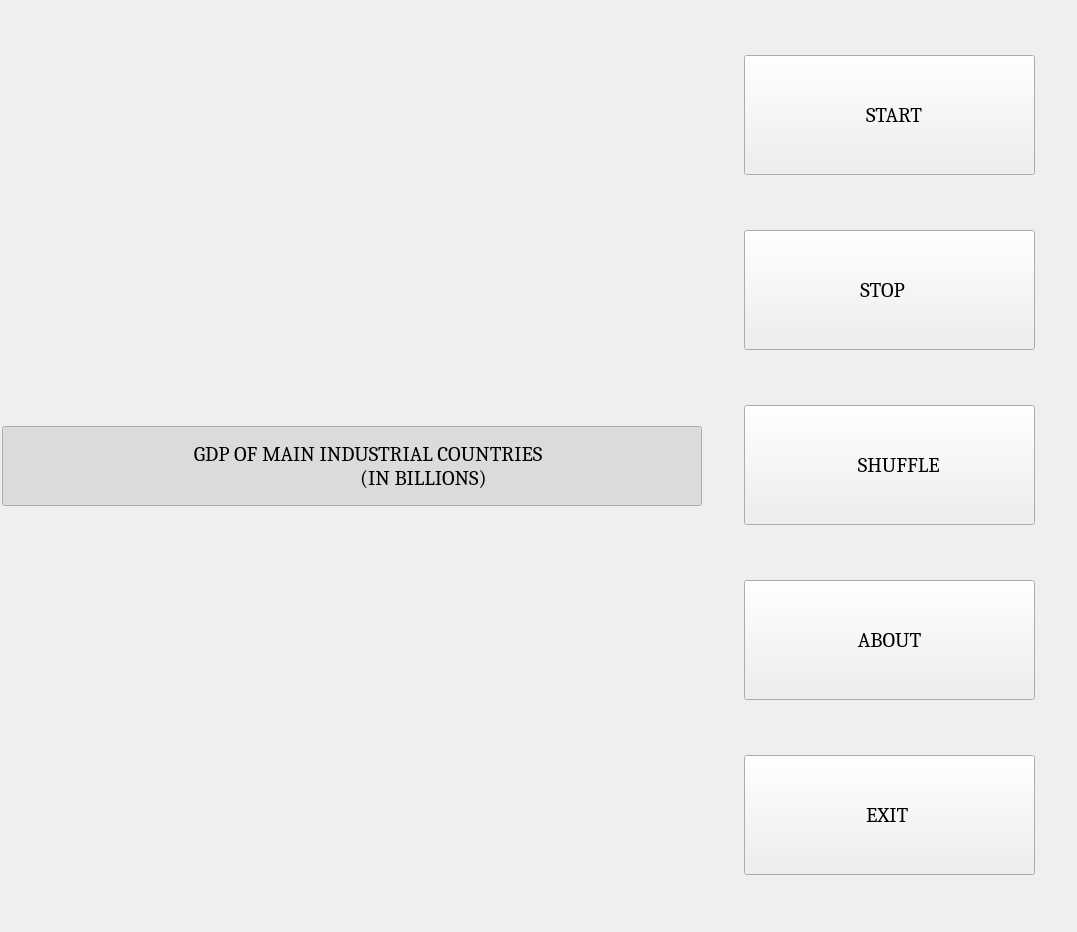
<?xml version="1.0" encoding="UTF-8"?>
<ui version="4.0">
 <class>MainWidget</class>
 <widget class="QMainWindow" name="MainWidget">
  <property name="geometry">
   <rect>
    <x>0</x>
    <y>0</y>
    <width>1077</width>
    <height>932</height>
   </rect>
  </property>
  <property name="windowTitle">
   <string>Bubble Sort Demo...</string>
  </property>
  <widget class="QWidget" name="centralwidget">
   <property name="sizePolicy">
    <sizepolicy hsizetype="Expanding" vsizetype="Expanding">
     <horstretch>0</horstretch>
     <verstretch>0</verstretch>
    </sizepolicy>
   </property>
   <layout class="QHBoxLayout" name="horizontalLayout">
    <property name="spacing">
     <number>2</number>
    </property>
    <property name="leftMargin">
     <number>2</number>
    </property>
    <property name="topMargin">
     <number>2</number>
    </property>
    <property name="rightMargin">
     <number>2</number>
    </property>
    <property name="bottomMargin">
     <number>2</number>
    </property>
    <item>
     <layout class="QVBoxLayout" name="verticalLayout_3">
      <property name="spacing">
       <number>0</number>
      </property>
      <property name="sizeConstraint">
       <enum>QLayout::SetMaximumSize</enum>
      </property>
      <item>
       <widget class="QToolButton" name="tbTitle">
        <property name="enabled">
         <bool>true</bool>
        </property>
        <property name="sizePolicy">
         <sizepolicy hsizetype="MinimumExpanding" vsizetype="Fixed">
          <horstretch>0</horstretch>
          <verstretch>0</verstretch>
         </sizepolicy>
        </property>
        <property name="minimumSize">
         <size>
          <width>700</width>
          <height>80</height>
         </size>
        </property>
        <property name="font">
         <font>
          <family>Cambria</family>
          <pointsize>16</pointsize>
         </font>
        </property>
        <property name="text">
         <string>       GDP OF MAIN INDUSTRIAL COUNTRIES
                               (IN BILLIONS)</string>
        </property>
        <property name="icon">
         <iconset>
          <normalon>:/Images/img/globe.png</normalon>
         </iconset>
        </property>
        <property name="iconSize">
         <size>
          <width>64</width>
          <height>64</height>
         </size>
        </property>
        <property name="checkable">
         <bool>true</bool>
        </property>
        <property name="checked">
         <bool>true</bool>
        </property>
        <property name="toolButtonStyle">
         <enum>Qt::ToolButtonTextBesideIcon</enum>
        </property>
       </widget>
      </item>
      <item>
       <layout class="QVBoxLayout" name="verticalLayoutCountries">
        <property name="spacing">
         <number>2</number>
        </property>
       </layout>
      </item>
     </layout>
    </item>
    <item>
     <spacer name="horizontalSpacer">
      <property name="orientation">
       <enum>Qt::Horizontal</enum>
      </property>
      <property name="sizeType">
       <enum>QSizePolicy::Fixed</enum>
      </property>
      <property name="sizeHint" stdset="0">
       <size>
        <width>40</width>
        <height>20</height>
       </size>
      </property>
     </spacer>
    </item>
    <item>
     <layout class="QVBoxLayout" name="verticalLayout">
      <item>
       <widget class="QPushButton" name="pbStart">
        <property name="sizePolicy">
         <sizepolicy hsizetype="Expanding" vsizetype="Fixed">
          <horstretch>0</horstretch>
          <verstretch>0</verstretch>
         </sizepolicy>
        </property>
        <property name="minimumSize">
         <size>
          <width>0</width>
          <height>120</height>
         </size>
        </property>
        <property name="font">
         <font>
          <family>Cambria</family>
          <pointsize>16</pointsize>
         </font>
        </property>
        <property name="styleSheet">
         <string notr="true"/>
        </property>
        <property name="text">
         <string>    START  </string>
        </property>
        <property name="icon">
         <iconset>
          <normalon>:/Images/img/start.png</normalon>
         </iconset>
        </property>
        <property name="iconSize">
         <size>
          <width>64</width>
          <height>64</height>
         </size>
        </property>
       </widget>
      </item>
      <item>
       <widget class="QPushButton" name="pbStop">
        <property name="sizePolicy">
         <sizepolicy hsizetype="Expanding" vsizetype="Fixed">
          <horstretch>0</horstretch>
          <verstretch>0</verstretch>
         </sizepolicy>
        </property>
        <property name="minimumSize">
         <size>
          <width>0</width>
          <height>120</height>
         </size>
        </property>
        <property name="font">
         <font>
          <family>Cambria</family>
          <pointsize>16</pointsize>
         </font>
        </property>
        <property name="text">
         <string>   STOP      </string>
        </property>
        <property name="icon">
         <iconset>
          <normalon>:/Images/img/pause.png</normalon>
         </iconset>
        </property>
        <property name="iconSize">
         <size>
          <width>64</width>
          <height>64</height>
         </size>
        </property>
       </widget>
      </item>
      <item>
       <widget class="QPushButton" name="pbShuffle">
        <property name="sizePolicy">
         <sizepolicy hsizetype="Expanding" vsizetype="Fixed">
          <horstretch>0</horstretch>
          <verstretch>0</verstretch>
         </sizepolicy>
        </property>
        <property name="minimumSize">
         <size>
          <width>0</width>
          <height>120</height>
         </size>
        </property>
        <property name="font">
         <font>
          <family>Cambria</family>
          <pointsize>16</pointsize>
         </font>
        </property>
        <property name="text">
         <string>    SHUFFLE</string>
        </property>
        <property name="icon">
         <iconset>
          <normalon>:/Images/img/poker.png</normalon>
         </iconset>
        </property>
        <property name="iconSize">
         <size>
          <width>64</width>
          <height>64</height>
         </size>
        </property>
       </widget>
      </item>
      <item>
       <widget class="QPushButton" name="pbAbout">
        <property name="sizePolicy">
         <sizepolicy hsizetype="Expanding" vsizetype="Fixed">
          <horstretch>0</horstretch>
          <verstretch>0</verstretch>
         </sizepolicy>
        </property>
        <property name="minimumSize">
         <size>
          <width>0</width>
          <height>120</height>
         </size>
        </property>
        <property name="font">
         <font>
          <family>Cambria</family>
          <pointsize>16</pointsize>
         </font>
        </property>
        <property name="text">
         <string>    ABOUT    </string>
        </property>
        <property name="icon">
         <iconset>
          <normalon>:/Images/img/copy.png</normalon>
         </iconset>
        </property>
        <property name="iconSize">
         <size>
          <width>64</width>
          <height>64</height>
         </size>
        </property>
       </widget>
      </item>
      <item>
       <widget class="QPushButton" name="pbExit">
        <property name="sizePolicy">
         <sizepolicy hsizetype="Expanding" vsizetype="Fixed">
          <horstretch>0</horstretch>
          <verstretch>0</verstretch>
         </sizepolicy>
        </property>
        <property name="minimumSize">
         <size>
          <width>0</width>
          <height>120</height>
         </size>
        </property>
        <property name="font">
         <font>
          <family>Cambria</family>
          <pointsize>16</pointsize>
         </font>
        </property>
        <property name="text">
         <string>      EXIT       </string>
        </property>
        <property name="icon">
         <iconset>
          <normalon>:/Images/img/logout.png</normalon>
         </iconset>
        </property>
        <property name="iconSize">
         <size>
          <width>64</width>
          <height>64</height>
         </size>
        </property>
       </widget>
      </item>
     </layout>
    </item>
    <item>
     <spacer name="horizontalSpacer_2">
      <property name="orientation">
       <enum>Qt::Horizontal</enum>
      </property>
      <property name="sizeType">
       <enum>QSizePolicy::Fixed</enum>
      </property>
      <property name="sizeHint" stdset="0">
       <size>
        <width>40</width>
        <height>20</height>
       </size>
      </property>
     </spacer>
    </item>
   </layout>
  </widget>
 </widget>
 <resources>
  <include location="Images.qrc"/>
 </resources>
 <connections/>
</ui>
